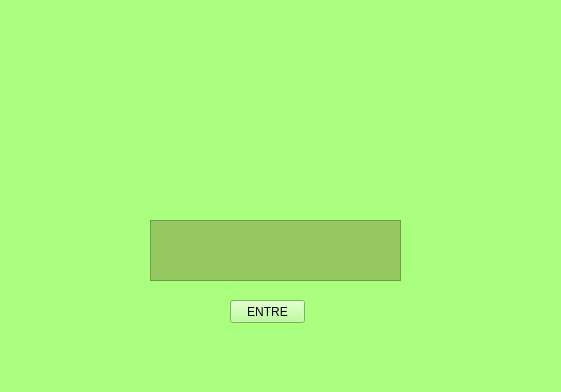
<?xml version="1.0" encoding="UTF-8"?>
<ui version="4.0">
 <class>TelaIniti</class>
 <widget class="QWidget" name="TelaIniti">
  <property name="geometry">
   <rect>
    <x>0</x>
    <y>0</y>
    <width>561</width>
    <height>392</height>
   </rect>
  </property>
  <property name="windowTitle">
   <string>Form</string>
  </property>
  <property name="styleSheet">
   <string notr="true">background-color: rgb(170, 255, 127);</string>
  </property>
  <widget class="QLabel" name="telaimagem">
   <property name="geometry">
    <rect>
     <x>20</x>
     <y>20</y>
     <width>531</width>
     <height>151</height>
    </rect>
   </property>
   <property name="styleSheet">
    <string notr="true">image: url(:/newPrefix/img/BoggleIcon.png);</string>
   </property>
   <property name="text">
    <string/>
   </property>
  </widget>
  <widget class="QTextEdit" name="textopess">
   <property name="geometry">
    <rect>
     <x>150</x>
     <y>220</y>
     <width>251</width>
     <height>61</height>
    </rect>
   </property>
   <property name="font">
    <font>
     <pointsize>30</pointsize>
    </font>
   </property>
   <property name="autoFillBackground">
    <bool>true</bool>
   </property>
   <property name="styleSheet">
    <string notr="true">background-color: rgb(149, 200, 95);</string>
   </property>
   <property name="html">
    <string>&lt;!DOCTYPE HTML PUBLIC &quot;-//W3C//DTD HTML 4.0//EN&quot; &quot;http://www.w3.org/TR/REC-html40/strict.dtd&quot;&gt;
&lt;html&gt;&lt;head&gt;&lt;meta name=&quot;qrichtext&quot; content=&quot;1&quot; /&gt;&lt;style type=&quot;text/css&quot;&gt;
p, li { white-space: pre-wrap; }
&lt;/style&gt;&lt;/head&gt;&lt;body style=&quot; font-family:'MS Shell Dlg 2'; font-size:30pt; font-weight:400; font-style:normal;&quot;&gt;
&lt;p align=&quot;center&quot; style=&quot;-qt-paragraph-type:empty; margin-top:0px; margin-bottom:0px; margin-left:0px; margin-right:0px; -qt-block-indent:0; text-indent:0px;&quot;&gt;&lt;br /&gt;&lt;/p&gt;&lt;/body&gt;&lt;/html&gt;</string>
   </property>
  </widget>
  <widget class="QPushButton" name="btnentrar">
   <property name="geometry">
    <rect>
     <x>230</x>
     <y>300</y>
     <width>75</width>
     <height>23</height>
    </rect>
   </property>
   <property name="text">
    <string>ENTRE</string>
   </property>
  </widget>
 </widget>
 <resources>
  <include location="resource.qrc"/>
 </resources>
 <connections/>
</ui>
